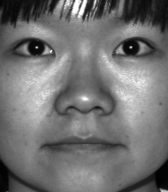
#> input picture Face_data/1/yaleB05_P00A+000E+00.pgm, 168 x 192 px; its folder holds 3 pictures in this run
$ jupyter execute --allow-errors 2016260_ques1face.ipynb
#> lines starting #> are read from the running program, lines starting #| are printed output that depends on the picture
[cell 1]
import numpy as np
import pandas as pd
import seaborn as sns
from sklearn.naive_bayes import GaussianNB
import glob
from matplotlib import pyplot as plt
import cv2

[cell 2]
X=[]
Y=[]
for i in range(0,11):
    address="Face_data/"+str(i+1)+"/*"
    files=glob.glob(address)
    print(len(files))
    for x in files:
        small = cv2.imread(x,-1)
#> small is the input picture: shape (192, 168); min 1, max 255, mean 113.7
        small = cv2.resize(small, (0,0), fx=0.1, fy=0.1)
        #print(small.shape)
        small=np.reshape(small,small.shape[0]*small.shape[1])
#> small = 323 values, max 249 at index 7, min 3 at index 288, mean 113.4
        #print(small.shape)
        X.append(small)
        Y.append(i+1)#1 to 11

Y= np.array(Y)
X= np.array(X)
print (X.shape, Y.shape)
#| (4, 323) (4,)

[cell 3]
print (len(X), len(Y))

[cell 4]
randarray= np.arange(len(X))
np.random.shuffle(randarray)
breakpt= round(0.7*len(X))
X_train= []
Y_train= []
for i in range(breakpt):
    X_train.append(X[randarray[i]])
    Y_train.append(Y[randarray[i]])

X_test= []
Y_test= []
for i in range(breakpt, len(X)):
    Y_test.append(Y[randarray[i]])
    X_test.append(X[randarray[i]])


X_train= np.array(X_train)
Y_train= np.array(Y_train)
X_test= np.array(X_test)
Y_test= np.array(Y_test)
#print (X_train[0])
print (len(X_train), len(X_test))
print (len(Y_train), len(Y_test))
#print (Y_train[:50])

[cell 5]
clf= GaussianNB()
clf= clf.fit(X_train, Y_train)
pred= clf.predict(X_test)
print ("The accuracy on test set as it is:- " + str((pred== Y_test).sum()/len(pred)))

[cell 6]
#cross validation
def cross_validation(X_train, Y_train, X_test, Y_test, k):#k is the number of folds
    a= np.arange(len(X_train))#input should be already projected data!
    clfs= []
    np.random.shuffle(a)
    breakpt= round((1/k)*len(X_train))
    valaccuracies= np.zeros(k)
    testaccuracies= np.zeros(k)
    for i in range(k):
        xx_train= []
        yy_train= []
        xx_val= []
        yy_val =[]
        for j in range(i*breakpt, min((i+1)*breakpt, len(X_train))):
            xx_val.append(X_train[a[j]])
            yy_val.append(Y_train[a[j]])
        for j in range(len(X_train)):
            if(j< i*breakpt or j>= (i+1)*breakpt):
                xx_train.append(X_train[a[j]])
                yy_train.append(Y_train[a[j]])

        clf= GaussianNB()
        clf= clf.fit(xx_train, yy_train)
        pred= clf.predict(xx_val)
        clfs.append(clf)
        acc= ((pred== yy_val).sum())/len(pred)
        valaccuracies[i]= acc
        pred2= clf.predict(X_test)
        acc2= ((pred2== Y_test).sum())/len(pred2)
        testaccuracies[i]= acc2

    print("The mean accuracy on the Validation set is: " + str(np.mean(valaccuracies)))
    print("The standard deviation of accuracies on the Validation set is: " + str(np.std(valaccuracies)))
    index= np.argmax(testaccuracies)
    print("The best model during C.V. gives accuracy of " + str(testaccuracies[index]) + " on the test set.")
    return clfs, index

[cell 7]
def get_energy(w, eigenenergy):
    w= w/np.sum(w)
    -np.sort(-w)
    sum= 0
    k= 0
    for i in range(len(w)):
        if(sum< eigenenergy):
            k+= 1
            sum+= w[i]
        else:
            return k

[cell 8]
def pca(X_train, eigenenergy):
#> called with X_train = array of shape (3, 323), eigenenergy = 0.95
    covmatrix= np.cov(X_train.T)
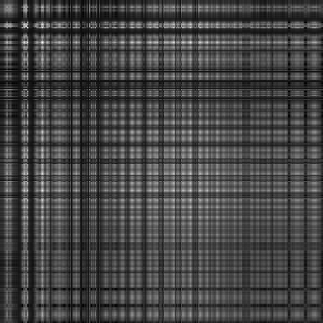
#> covmatrix: shape (323, 323) float64; min -815, max 16696.3, mean 3954.2; drawn with min black and max white
    print ("DOING PCA...")
    print (covmatrix.shape)
#| (323, 323)
    #print (covmatrix)
    w, v= np.linalg.eig(covmatrix)
    w= np.abs(w)#should be spd and integers as well.
    v= v.real
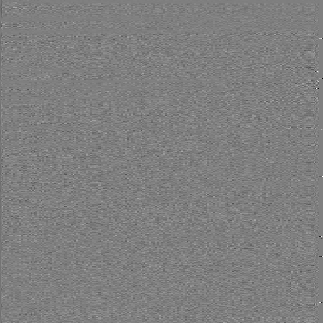
#> v: shape (323, 323) float64; min -0.581, max 0.581, mean -0.000217; drawn with min black and max white
#     print (w)
#     print (v)
    print (w.shape, v.shape)
#| (323,) (323, 323)
    #for the sorting part
    dict= {}
    for i in range(len(w)):
        dict[i]= w[i]

    k= get_energy(w, eigenenergy)
    print (k)
    sorteddict= sorted(dict.items(), key=lambda kv: kv[1], reverse= True)
    W= np.zeros(shape= (len(v), k))
    for i in range(k):
        W[:, i]= v[:, sorteddict[i][0]]

    print (W.shape)
#| (323, 2)
    #print (W)
    return W #already returns the transpose

[cell 9]
# [26 lines left out: function pca2, not called in this run]

[cell 10]
# [22 lines left out: function make_conf, not called in this run]

[cell 11]
Wpca= pca(X_train, 0.95)#88  with 0.99 eigenenergy
#eigenfaces for upto 2 dimensions for 0.95 eigenenergy
#plt.figure(figsize= (7, 6))
for i in range(Wpca.shape[1]):
    eigenvector= Wpca[:, i]
    eigenvector= eigenvector.reshape(19, 17)
    print (eigenvector.shape)
    plt.imshow(eigenvector, cmap= 'gray')
    plt.show()
#> this loop made 2 passes
#> pass 1, `plt.show()`:
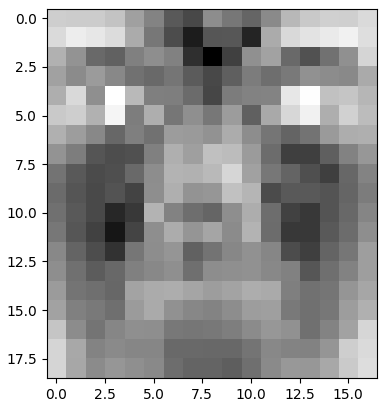
#> figure drawn by matplotlib, 1 panel
#> pass 2, `plt.show()`:
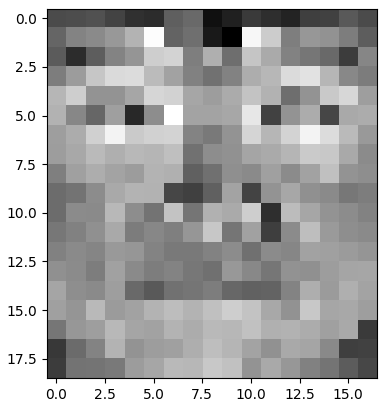
#> figure drawn by matplotlib, 1 panel

[cell 12]
X_trainpca= []
X_testpca= []
for i in range(len(X_train)):
    X_trainpca.append(np.dot(X_train[i], Wpca))

for i in range(len(X_test)):
    X_testpca.append(np.dot(X_test[i], Wpca))

print(len(X_trainpca), len(X_trainpca[0]))
gnb= GaussianNB()
Y_pred1= gnb.fit(X_trainpca, Y_train).predict(X_testpca)
print (len(Y_pred1))
print (((Y_pred1== Y_test).sum())/len(Y_test))

#> (a cell that did not finish here is left out)

print (index)
clf= clfs[index]
thresholds= [0, 0.05, 0.1, 0.15, 0.2, 0.25, 0.3, 0.35, 0.4, 0.45, 0.5, 0.55, 0.6,  0.65,  0.7, 0.75, 0.8, 0.85, 0.9, 0.95, 1]
# print(pred)
probstest= clf.predict_proba(X_testpca)#returns 211*11 matrix
print (probstest.shape)
uniq= np.unique(Y_train)
for i in range(len(uniq)):
    print (str(i) + " class loop!")
    tprtest= []
    fprtest= []
    for threshold in thresholds:
        confmatrix= np.zeros([2,2])
        label= np.zeros(len(X_test))
        for j in range(len(X_test)):
            if(probstest[j][i]>= threshold):
                label[j]= i+1

        for j in range(len(Y_test)):
            if(Y_test[j]== i+1 and label[j]== i+1):
                confmatrix[0][0]+= 1
            elif(Y_test[j]!= i+1 and label[j]!= i+1):
                confmatrix[1][1]+= 1
            elif(Y_test[j]== i+1 and label[j]!= i+1):
                confmatrix[0][1]+= 1#fn
            elif(Y_test[j]!= i+1 and label[j]== i+1):
                confmatrix[1][0]+= 1#fp

        tprtest.append(confmatrix[0][0]/(confmatrix[0][0] + confmatrix[0][1]))
        fprtest.append(confmatrix[1][0]/(confmatrix[1][0] + confmatrix[1][1]))

    label= "Class " + str(i+1)
    plt.plot(fprtest, tprtest, label= label)

plt.xlabel("False Positive Rate")
plt.ylabel("True Positive Rate")
plt.title("ROC Curve for PCA")
plt.legend(loc= 'lower right')
plt.show()

#> (a cell that did not finish here is left out)

[cell 15]
def lda(X_train, Y_train, k):
#> called with X_train = array of shape (3, 323), Y_train = array of shape (3,), k = 10
    Sw = np.zeros([len(X_train[0]), len(X_train[0])])
#> Sw: shape (323, 323) float64; every value is 0
    print ("DOING LDA....")
    #print  (X_train[0])
    a = np.unique(Y_train)
    meanlist= np.zeros([len(a), len(X_train[0])])
    for i in a:
        meanlist[i-1]+= np.mean(X_train[Y_train == i], axis = 0)

#     print (meanlist[0])
#     print (meanlist[1])

    for i in a:
        num = (X_train[Y_train == i].shape[0])
        thisisis = np.cov(X_train[Y_train == i].T)*num
        Sw += thisisis
    #print (Sw)

    globalmu= np.mean(X_train, axis= 0)
    #print (globalmu.shape)
    #print (meanlist.shape)

    Sb = np.zeros([len(X_train[0]), len(X_train[0])])
    for i in a:
        num = (X_train[Y_train == i].shape[0])
        print ("shape: ", X_train[Y_train == i].shape)
        Sb+= np.outer((meanlist[i-1] - globalmu), (meanlist[i-1] - globalmu).T)*num

    print (Sb.shape, Sw.shape)
    #print(Sb)

    w, v= np.linalg.eig(np.dot(np.linalg.inv(Sw), Sb))
#     print (w)
    w= np.abs(w)
    v= v.real
    print (w.shape, v.shape)
    dict= {}
    for i in range(len(w)):
        dict[i]= w[i]

    #k= get_energy(w, eigenenergy)

    sorteddict= sorted(dict.items(), key=lambda kv: kv[1], reverse= True)
    W= np.zeros(shape= (len(v), k))
    for i in range(k):
        W[:, i]= v[:, sorteddict[i][0]]

    print (W.shape)
    return W
